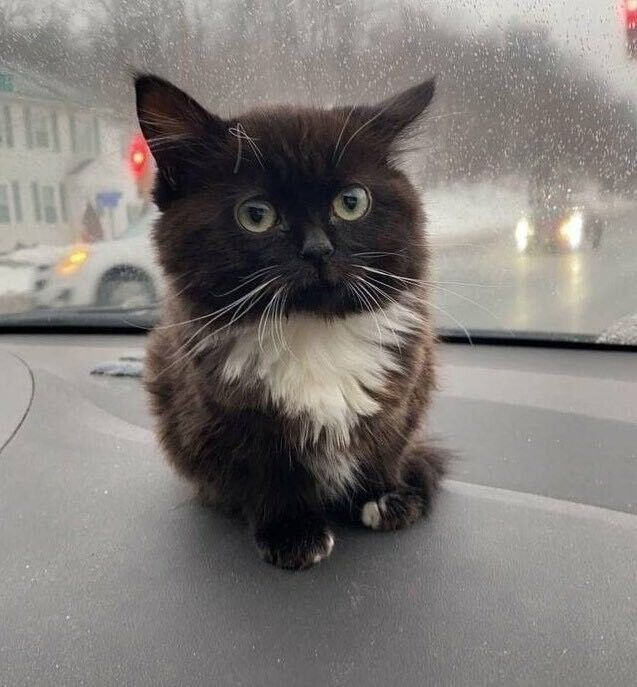
#> input picture chmonya.jpg, 637 x 687 px
$ python lab2.py
#> lines starting #> are read from the running program, lines starting #| are printed output that depends on the picture
import numpy as np
import cv2

n = 5
center = (n - 1) // 2
sigma = 1.4


def getMatrix():
    _matrix = []
    for i in range(n):
        _vector = []
        for j in range(n):
            _vector.append(gauss(i, j))
        _matrix.append(_vector)
    return _matrix


def gauss(x, y, a=center, b=center):
    return 1 / (2 * np.pi * (sigma ** 2)) * \
           np.exp(-((x - a) ** 2 + (y - b) ** 2) / (2 * sigma * sigma))


matrix = getMatrix()

def getSum():
    _sum = 0
    for i in range(n):
        for j in range(n):
            _sum += matrix[i][j]
    return _sum


sum = getSum()


def getNormMatrix():
    _matrix = []
    for i in range(n):
        _vector = []
        for j in range(n):
            _vector.append(matrix[i][j] / sum)
        _matrix.append(_vector)
    return _matrix


matrix = getNormMatrix()


sum = 0
for i in range(n):
    for j in range(n):
        sum += matrix[i][j]


def getPicture(path=r'chmonya.jpg'):
#> called with path = 'chmonya.jpg'
    _img = cv2.imread(path, cv2.IMREAD_ANYDEPTH)
    return _img


def getBlurPicture(img=getPicture()):
    imgNew = img

    len1 = len(img)
#> len1 = 687
    len2 = len(img[0])
#> len2 = 637

    for i in range(center, len1 - center):
        for j in range(center, len2 - center):
            _sum = 0
            for q in range(n):
                for w in range(n):
                    _sum += matrix[q][w] * img[q + i - center][w + j - center]
            imgNew[i][j] = _sum
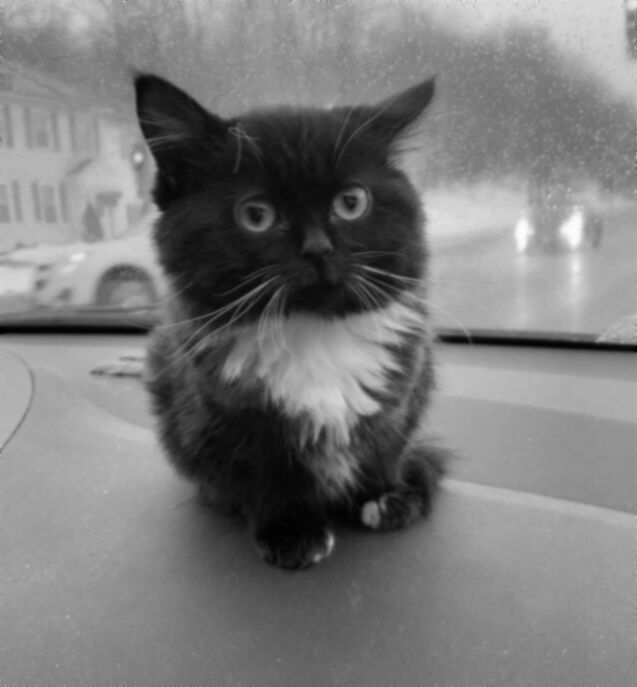
#> imgNew: shape (687, 637); min 0, max 252, mean 122.7

    return imgNew


out1 = getBlurPicture()
out2 = cv2.GaussianBlur(getPicture(), (5, 5), 1.4)
cv2.imshow("original", getPicture())
cv2.imshow("gauss", out1)
cv2.imshow("inline gauss", out2)

cv2.waitKey(0)
cv2.destroyAllWindows()
